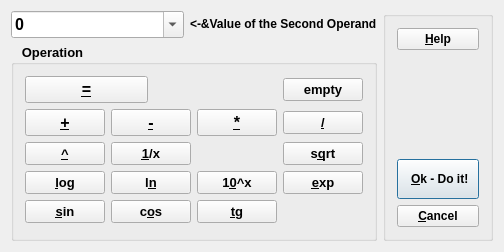
<?xml version="1.0" encoding="UTF-8"?>
<ui version="4.0">
 <class>CalcDialogData</class>
 <widget class="QDialog" name="CalcDialogData">
  <property name="geometry">
   <rect>
    <x>0</x>
    <y>0</y>
    <width>483</width>
    <height>252</height>
   </rect>
  </property>
  <property name="windowTitle">
   <string>GEMS Data Object Cell Calculator</string>
  </property>
  <layout class="QGridLayout" name="gridLayout">
   <item row="0" column="0">
    <widget class="QComboBox" name="pValue">
     <property name="sizePolicy">
      <sizepolicy hsizetype="Expanding" vsizetype="Fixed">
       <horstretch>0</horstretch>
       <verstretch>0</verstretch>
      </sizepolicy>
     </property>
     <property name="font">
      <font>
       <pointsize>12</pointsize>
       <weight>75</weight>
       <bold>true</bold>
      </font>
     </property>
     <property name="acceptDrops">
      <bool>false</bool>
     </property>
     <property name="autoFillBackground">
      <bool>false</bool>
     </property>
     <property name="editable">
      <bool>true</bool>
     </property>
     <item>
      <property name="text">
       <string>0</string>
      </property>
     </item>
     <item>
      <property name="text">
       <string>--- (empty)</string>
      </property>
     </item>
    </widget>
   </item>
   <item row="0" column="1">
    <widget class="QLabel" name="TextLabel1_3">
     <property name="font">
      <font>
       <weight>75</weight>
       <bold>true</bold>
      </font>
     </property>
     <property name="acceptDrops">
      <bool>false</bool>
     </property>
     <property name="text">
      <string>&lt;-&amp;Value of the Second Operand</string>
     </property>
     <property name="wordWrap">
      <bool>false</bool>
     </property>
    </widget>
   </item>
   <item row="0" column="2" rowspan="2">
    <widget class="QGroupBox" name="pButtonBoxC">
     <property name="font">
      <font>
       <weight>75</weight>
       <bold>true</bold>
      </font>
     </property>
     <property name="title">
      <string/>
     </property>
     <layout class="QVBoxLayout" name="verticalLayout">
      <item>
       <widget class="QPushButton" name="PushButton42">
        <property name="sizePolicy">
         <sizepolicy hsizetype="Minimum" vsizetype="Fixed">
          <horstretch>0</horstretch>
          <verstretch>0</verstretch>
         </sizepolicy>
        </property>
        <property name="text">
         <string>&amp;Help</string>
        </property>
        <property name="shortcut">
         <string>Alt+H</string>
        </property>
       </widget>
      </item>
      <item>
       <spacer name="verticalSpacer">
        <property name="orientation">
         <enum>Qt::Vertical</enum>
        </property>
        <property name="sizeHint" stdset="0">
         <size>
          <width>20</width>
          <height>111</height>
         </size>
        </property>
       </spacer>
      </item>
      <item>
       <widget class="QPushButton" name="PushButton1_3">
        <property name="sizePolicy">
         <sizepolicy hsizetype="Minimum" vsizetype="Fixed">
          <horstretch>0</horstretch>
          <verstretch>0</verstretch>
         </sizepolicy>
        </property>
        <property name="minimumSize">
         <size>
          <width>0</width>
          <height>40</height>
         </size>
        </property>
        <property name="text">
         <string>   &amp;Ok - Do it!  </string>
        </property>
        <property name="shortcut">
         <string>Alt+O</string>
        </property>
        <property name="default">
         <bool>true</bool>
        </property>
       </widget>
      </item>
      <item>
       <widget class="QPushButton" name="PushButton1_2">
        <property name="sizePolicy">
         <sizepolicy hsizetype="Minimum" vsizetype="Fixed">
          <horstretch>0</horstretch>
          <verstretch>0</verstretch>
         </sizepolicy>
        </property>
        <property name="text">
         <string>&amp;Cancel</string>
        </property>
        <property name="shortcut">
         <string>Alt+C</string>
        </property>
       </widget>
      </item>
     </layout>
    </widget>
   </item>
   <item row="1" column="0" colspan="2">
    <widget class="QGroupBox" name="pButtonBox">
     <property name="sizePolicy">
      <sizepolicy hsizetype="Preferred" vsizetype="Preferred">
       <horstretch>0</horstretch>
       <verstretch>0</verstretch>
      </sizepolicy>
     </property>
     <property name="font">
      <font>
       <pointsize>10</pointsize>
       <weight>75</weight>
       <bold>true</bold>
      </font>
     </property>
     <property name="toolTip">
      <string>After any operation, previous contents of all selected cells will be lost!</string>
     </property>
     <property name="title">
      <string>   Operation</string>
     </property>
     <property name="flat">
      <bool>false</bool>
     </property>
     <property name="checkable">
      <bool>false</bool>
     </property>
     <layout class="QGridLayout">
      <item row="0" column="0" colspan="2">
       <widget class="QPushButton" name="pAssignBtn">
        <property name="font">
         <font>
          <pointsize>12</pointsize>
         </font>
        </property>
        <property name="toolTip">
         <string>Set / Assign above Value to Cell(s)</string>
        </property>
        <property name="text">
         <string>&amp;=</string>
        </property>
        <property name="checkable">
         <bool>true</bool>
        </property>
        <property name="buttonGroupId" stdset="0">
         <number>0</number>
        </property>
       </widget>
      </item>
      <item row="0" column="2" colspan="2">
       <spacer>
        <property name="orientation">
         <enum>Qt::Horizontal</enum>
        </property>
        <property name="sizeType">
         <enum>QSizePolicy::Expanding</enum>
        </property>
        <property name="sizeHint" stdset="0">
         <size>
          <width>61</width>
          <height>20</height>
         </size>
        </property>
       </spacer>
      </item>
      <item row="0" column="4">
       <widget class="QPushButton" name="pClearBtn">
        <property name="toolTip">
         <string>Set Cell to 'No Data' Value</string>
        </property>
        <property name="text">
         <string>empty</string>
        </property>
        <property name="shortcut">
         <string>Alt+D</string>
        </property>
        <property name="checkable">
         <bool>true</bool>
        </property>
       </widget>
      </item>
      <item row="1" column="0">
       <widget class="QPushButton" name="PushButton2">
        <property name="font">
         <font>
          <pointsize>12</pointsize>
         </font>
        </property>
        <property name="toolTip">
         <string>Add a Value to Cell</string>
        </property>
        <property name="text">
         <string>&amp;+</string>
        </property>
        <property name="shortcut">
         <string>Alt++</string>
        </property>
        <property name="checkable">
         <bool>true</bool>
        </property>
        <property name="buttonGroupId" stdset="0">
         <number>1</number>
        </property>
       </widget>
      </item>
      <item row="1" column="1" colspan="2">
       <widget class="QPushButton" name="PushButton3">
        <property name="font">
         <font>
          <pointsize>12</pointsize>
         </font>
        </property>
        <property name="toolTip">
         <string>Subtract a Value from Cell</string>
        </property>
        <property name="text">
         <string>&amp;-</string>
        </property>
        <property name="shortcut">
         <string>Alt+-</string>
        </property>
        <property name="checkable">
         <bool>true</bool>
        </property>
        <property name="buttonGroupId" stdset="0">
         <number>2</number>
        </property>
       </widget>
      </item>
      <item row="1" column="3">
       <widget class="QPushButton" name="PushButton4">
        <property name="font">
         <font>
          <pointsize>12</pointsize>
         </font>
        </property>
        <property name="toolTip">
         <string>Multiply Cell to a Value</string>
        </property>
        <property name="text">
         <string>&amp;*</string>
        </property>
        <property name="shortcut">
         <string>Alt+*</string>
        </property>
        <property name="checkable">
         <bool>true</bool>
        </property>
        <property name="buttonGroupId" stdset="0">
         <number>3</number>
        </property>
       </widget>
      </item>
      <item row="1" column="4">
       <widget class="QPushButton" name="PushButton5">
        <property name="toolTip">
         <string>Divide Cell by a Value (except 0)</string>
        </property>
        <property name="text">
         <string>&amp;/</string>
        </property>
        <property name="shortcut">
         <string>Alt+/</string>
        </property>
        <property name="checkable">
         <bool>true</bool>
        </property>
        <property name="buttonGroupId" stdset="0">
         <number>4</number>
        </property>
       </widget>
      </item>
      <item row="2" column="0">
       <widget class="QPushButton" name="PushButton6">
        <property name="toolTip">
         <string>Raise Cell to a Value Power</string>
        </property>
        <property name="text">
         <string>&amp;^</string>
        </property>
        <property name="shortcut">
         <string>Alt+^</string>
        </property>
        <property name="checkable">
         <bool>true</bool>
        </property>
        <property name="buttonGroupId" stdset="0">
         <number>5</number>
        </property>
       </widget>
      </item>
      <item row="2" column="1" colspan="2">
       <widget class="QPushButton" name="PushButton7">
        <property name="toolTip">
         <string>Invert Cell</string>
        </property>
        <property name="text">
         <string>&amp;1/x</string>
        </property>
        <property name="shortcut">
         <string>Alt+1</string>
        </property>
        <property name="checkable">
         <bool>true</bool>
        </property>
        <property name="buttonGroupId" stdset="0">
         <number>6</number>
        </property>
       </widget>
      </item>
      <item row="2" column="3">
       <spacer>
        <property name="orientation">
         <enum>Qt::Horizontal</enum>
        </property>
        <property name="sizeType">
         <enum>QSizePolicy::Expanding</enum>
        </property>
        <property name="sizeHint" stdset="0">
         <size>
          <width>41</width>
          <height>20</height>
         </size>
        </property>
       </spacer>
      </item>
      <item row="2" column="4">
       <widget class="QPushButton" name="PushButton8">
        <property name="toolTip">
         <string>Square Root from (non-negative) Cell</string>
        </property>
        <property name="text">
         <string>s&amp;qrt</string>
        </property>
        <property name="shortcut">
         <string>Alt+Q</string>
        </property>
        <property name="checkable">
         <bool>true</bool>
        </property>
        <property name="buttonGroupId" stdset="0">
         <number>7</number>
        </property>
       </widget>
      </item>
      <item row="3" column="0">
       <widget class="QPushButton" name="PushButton9">
        <property name="toolTip">
         <string>Decimal Logarithm from (positive) Cell</string>
        </property>
        <property name="text">
         <string>&amp;log</string>
        </property>
        <property name="shortcut">
         <string>Alt+L</string>
        </property>
        <property name="checkable">
         <bool>true</bool>
        </property>
        <property name="buttonGroupId" stdset="0">
         <number>8</number>
        </property>
       </widget>
      </item>
      <item row="3" column="1" colspan="2">
       <widget class="QPushButton" name="PushButton10">
        <property name="toolTip">
         <string>Natural Logarithm from (positive) Cell</string>
        </property>
        <property name="text">
         <string>l&amp;n</string>
        </property>
        <property name="shortcut">
         <string>Alt+N</string>
        </property>
        <property name="checkable">
         <bool>true</bool>
        </property>
        <property name="buttonGroupId" stdset="0">
         <number>9</number>
        </property>
       </widget>
      </item>
      <item row="3" column="3">
       <widget class="QPushButton" name="PushButton11">
        <property name="toolTip">
         <string>Decimal Exponent from Cell</string>
        </property>
        <property name="text">
         <string>1&amp;0^x</string>
        </property>
        <property name="shortcut">
         <string>Alt+0</string>
        </property>
        <property name="checkable">
         <bool>true</bool>
        </property>
        <property name="buttonGroupId" stdset="0">
         <number>10</number>
        </property>
       </widget>
      </item>
      <item row="3" column="4">
       <widget class="QPushButton" name="PushButton12">
        <property name="toolTip">
         <string>Exponent from Cell</string>
        </property>
        <property name="text">
         <string>&amp;exp</string>
        </property>
        <property name="shortcut">
         <string>Alt+E</string>
        </property>
        <property name="checkable">
         <bool>true</bool>
        </property>
        <property name="buttonGroupId" stdset="0">
         <number>11</number>
        </property>
       </widget>
      </item>
      <item row="4" column="0">
       <widget class="QPushButton" name="PushButton13">
        <property name="toolTip">
         <string>Sine from Cell (Radians)</string>
        </property>
        <property name="text">
         <string>&amp;sin</string>
        </property>
        <property name="shortcut">
         <string>Alt+S</string>
        </property>
        <property name="checkable">
         <bool>true</bool>
        </property>
        <property name="buttonGroupId" stdset="0">
         <number>12</number>
        </property>
       </widget>
      </item>
      <item row="4" column="1" colspan="2">
       <widget class="QPushButton" name="PushButton14">
        <property name="toolTip">
         <string>Cosine from Cell (Radians)</string>
        </property>
        <property name="text">
         <string>c&amp;os</string>
        </property>
        <property name="shortcut">
         <string>Alt+O</string>
        </property>
        <property name="checkable">
         <bool>true</bool>
        </property>
        <property name="buttonGroupId" stdset="0">
         <number>13</number>
        </property>
       </widget>
      </item>
      <item row="4" column="3">
       <widget class="QPushButton" name="PushButton15">
        <property name="toolTip">
         <string>Tangent from Cell</string>
        </property>
        <property name="text">
         <string>&amp;tg</string>
        </property>
        <property name="shortcut">
         <string>Alt+T</string>
        </property>
        <property name="checkable">
         <bool>true</bool>
        </property>
        <property name="buttonGroupId" stdset="0">
         <number>14</number>
        </property>
       </widget>
      </item>
      <item row="4" column="4">
       <spacer>
        <property name="orientation">
         <enum>Qt::Horizontal</enum>
        </property>
        <property name="sizeType">
         <enum>QSizePolicy::Expanding</enum>
        </property>
        <property name="sizeHint" stdset="0">
         <size>
          <width>51</width>
          <height>21</height>
         </size>
        </property>
       </spacer>
      </item>
     </layout>
    </widget>
   </item>
  </layout>
 </widget>
 <layoutdefault spacing="6" margin="11"/>
 <resources/>
 <connections/>
</ui>
